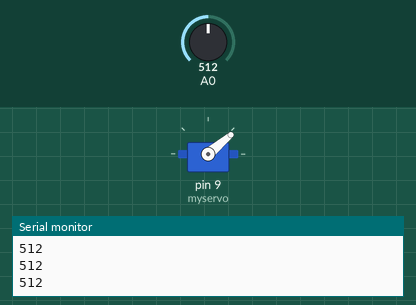
A sketch run on a simulated Arduino Uno, built with avr-gcc and run on an emulated ATmega328P. Shown: servo, the last lines printed to the serial monitor. The inputs (shaded band) are chosen by the test bench; at power-on: A0 = 512.

Above: at 1.2 s.
1.3 s: A0 set to 835
At 2.25 s:
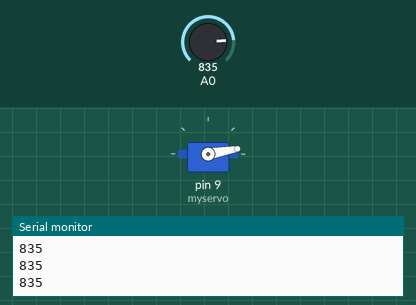
4.3 s: A0 set to 861
Timing chart, 0 to 7.3 s (numbered marks = the images above; inputs shaded):
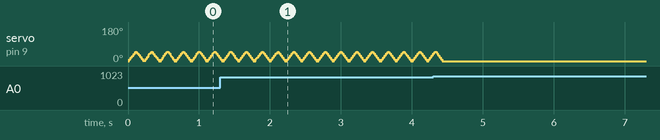

Measured:
- after the input at 4.3 s, servo on pin 9 (myservo): goes on until 4.4 s, then stays 0°

The sketch:

Chrome_Dinosor_Game.ino
```cpp
#include <Servo.h>
Servo myservo;

int light,pos = 0;

void setup() {
  myservo.attach(9);
  pinMode(A0,INPUT);
  Serial.begin(9600);
}

void loop()
{
  light = analogRead(A0);
  Serial.println(light);
  if(light<850)
    {
      press();
      delay(10);
    }
}

void press()
{
  for (pos = 0; pos <= 50; pos ++) {
    // in steps of 1 degree
    myservo.write(pos);
    delay(2);
  }
  for (pos = 50; pos >= 00; pos -= 1)
  {
    myservo.write(pos);
    delay(2);
  }
}
```
